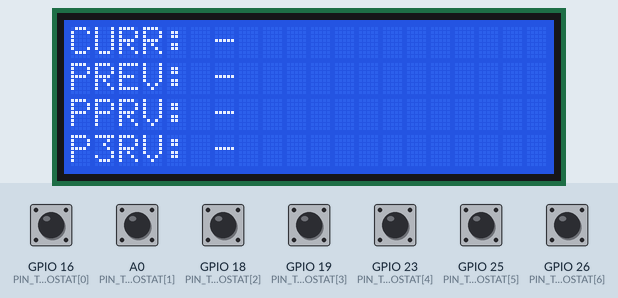
Bench run of a sketch on a simulated ESP8266 (NodeMCU). Shown: 20×4 character LCD. Inputs (shaded band) come from the test bench; at power-on: A0 (PIN_THERMOSTAT[1]), GPIO 16 (PIN_THERMOSTAT[0]), GPIO 18 (PIN_THERMOSTAT[2]), GPIO 19 (PIN_THERMOSTAT[3]), GPIO 23 (PIN_THERMOSTAT[4]), GPIO 25 (PIN_THERMOSTAT[5]), GPIO 26 (PIN_THERMOSTAT[6]) HIGH. What the sketch prints to the serial monitor is not drawn.

Above: at 1.2 s.
1.3 s: GPIO 16 (PIN_THERMOSTAT[0]) pulled LOW for 1 s
At 4.2 s:
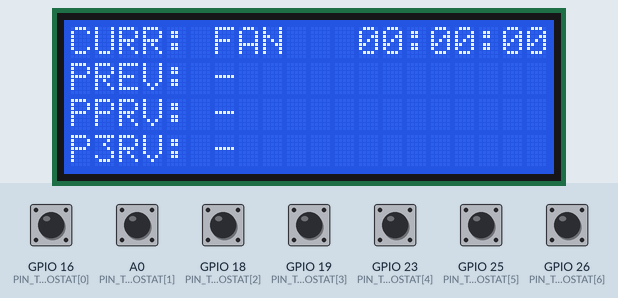
5.3 s: GPIO 19 (PIN_THERMOSTAT[3]) pulled LOW for 1 s
At 9.0 s:
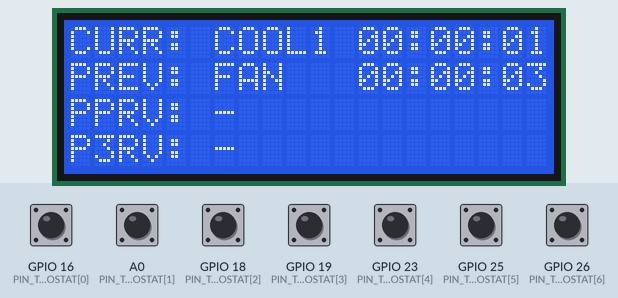
9.3 s: GPIO 25 (PIN_THERMOSTAT[5]) pulled LOW for 1 s
At 13.1 s:
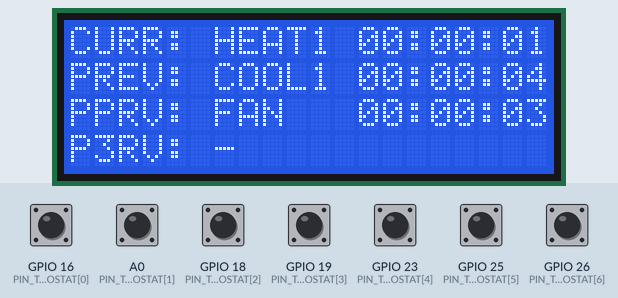
13.3 s: GPIO 23 (PIN_THERMOSTAT[4]) pulled LOW for 1 s
At 17.1 s:
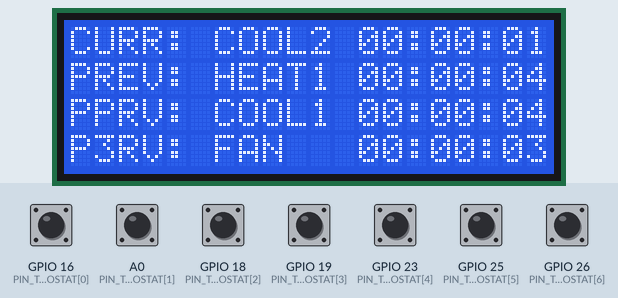
17.3 s: GPIO 26 (PIN_THERMOSTAT[6]) pulled LOW for 1 s
At 20.9 s:
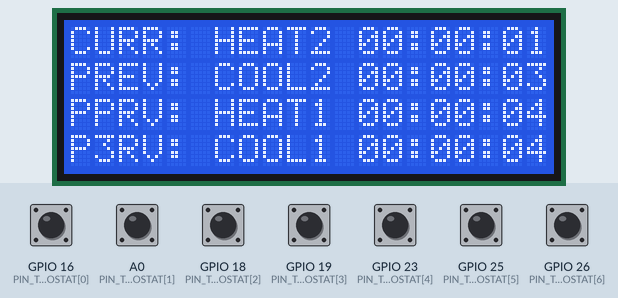
21.3 s: GPIO 16 (PIN_THERMOSTAT[0]) pulled LOW for 1 s
At 27.9 s:
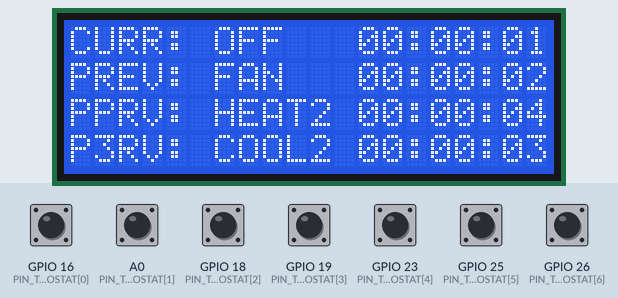
Timing chart, 0 to 29.0 s (numbered marks = the images above; inputs shaded):
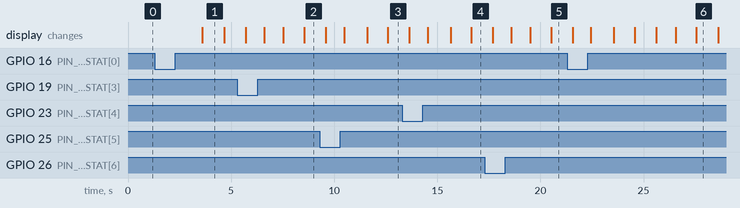

The sketch:

wirestat.ino
```cpp
// (licence header left out)
#include <IRremoteESP8266.h>
#include <IRsend.h>
#include <LiquidCrystal_I2C.h>

const uint16_t PIN_IR_TRANSMITTER = 5;
const uint16_t PIN_SDA = 21;
const uint16_t PIN_SCL = 22;
const uint16_t PIN_THERMOSTAT[] = {
  16 /* G1 */,
  17 /* G2 */,
  18 /* G3 */,
  19 /* Y1 */,
  23 /* Y2 */,
  25 /* W1 */,
  26 /* W2 */
};

const int DEBOUNCE_INTERVAL_MS = 2000;

long long PIN_LAST_ACTIVE[] = {
  -DEBOUNCE_INTERVAL_MS /* G1 */,
  -DEBOUNCE_INTERVAL_MS /* G2 */,
  -DEBOUNCE_INTERVAL_MS /* G3 */,
  -DEBOUNCE_INTERVAL_MS /* Y1 */,
  -DEBOUNCE_INTERVAL_MS /* Y2 */,
  -DEBOUNCE_INTERVAL_MS /* W1 */,
  -DEBOUNCE_INTERVAL_MS /* W2 */
};

const int G1 = 0;
const int G2 = 1;
const int G3 = 2;
const int Y1 = 3;
const int Y2 = 4;
const int W1 = 5;
const int W2 = 6;

const int CALL_UNKNOWN = 0;
const int CALL_OFF = 1;
const int CALL_FAN = 2;
const int CALL_COOL_STAGE_1 = 3;
const int CALL_COOL_STAGE_2 = 4;
const int CALL_HEAT_STAGE_1 = 5;
const int CALL_HEAT_STAGE_2 = 6;

const int LCD_COLUMNS = 20;
const int LCD_ROWS = 4;
const int LCD_ADDRESS = 0x27;

/*
  The number of calls to store. Must be at least 2 to store
  - the candidate call and
  - the active call
*/
const int CALL_HISTORY = 5;

/*
  History of the last ${CALL_HISTORY} calls:

  call[0]: the candidate call (that might be promoted to active or replaced with the next candidate call)
  call[1]: the active call
  call[2]: the previous call
  call[3]: the pre-previous call
  ...
*/
int call[CALL_HISTORY];

/*
  The timestamps when the calls started.
*/
unsigned long callStart[CALL_HISTORY];

const int CALL_IDX_CAND = 0;
const int CALL_IDX_ACTIVE = 1;
const int CALL_IDX_PREV = 2;
const int CALL_IDX_PPRV = 3;
const int CALL_IDX_P3RV = 4;

const unsigned long RESEND_INTERVAL =  1UL *  1UL * 15UL * 60UL * 1000UL; // 15 minutes
const unsigned long REBOOT_INTERVAL =  7UL * 24UL * 60UL * 60UL * 1000UL; // 7 days

unsigned long lastMessageSentAt = 0;

IRsend irsend(PIN_IR_TRANSMITTER);
LiquidCrystal_I2C lcd(0x27, LCD_COLUMNS, LCD_ROWS);

//
// The following codes have been recorded using https://github.com/crankyoldgit/IRremoteESP8266
//
const uint64_t MR_COOL_GEN4_OFF =                 0xA10C7EFFFFF3;
const uint64_t MR_COOL_GEN4_FAN_LOW =             0xA18C7EFFFF73;
const uint64_t MR_COOL_GEN4_COOL_75F_FAN_LOW =    0xA1886DFFFF6D;
const uint64_t MR_COOL_GEN4_COOL_75F_FAN_MEDIUM = 0xA1906DFFFF7D;
const uint64_t MR_COOL_GEN4_HEAT_75F_FAN_LOW =    0xA18B6DFFFF6F;
const uint64_t MR_COOL_GEN4_HEAT_75F_FAN_HIGH =   0xA19B6DFFFF77;


void setup() {
  irsend.begin();
  Serial.begin(115200, SERIAL_8N1);
  for (int i = 0; i < sizeof call / sizeof call[0]; i++) {
    call[i] = CALL_UNKNOWN;
    callStart[i] = 0;
  }
  for (int i = 0; i < sizeof PIN_THERMOSTAT / sizeof PIN_THERMOSTAT[0]; i++) {
    pinMode(PIN_THERMOSTAT[i], INPUT_PULLUP);
  }
  lcd.init();
  lcd.backlight();
  lcd.clear();
}

void loop() {
  readThermostat();
  displayCallHistory();

  // reboot every week
  if (millis() >= REBOOT_INTERVAL) {
    ESP.restart();
  }

  // repeat current call every 15 minutes since the transmission is not 100% reliable
  if (millis() - lastMessageSentAt >= RESEND_INTERVAL) {
    sendMessage();
  }

  delay(100);
}

void readThermostat() {
  bool callG1 = checkThermostatPin(G1);
  bool callG2 = checkThermostatPin(G2);
  bool callG3 = checkThermostatPin(G3);
  bool callY1 = checkThermostatPin(Y1);
  bool callY2 = checkThermostatPin(Y2);
  bool callW1 = checkThermostatPin(W1);
  bool callW2 = checkThermostatPin(W2);

  if (!callG1 && !callY1 && !callY2 && !callW1 && !callW2) {
    processCallFromThermostat(CALL_OFF);
    return;
  }
  if (callG1 && !callY1 && !callY2 && !callW1 && !callW2) {
    processCallFromThermostat(CALL_FAN);
    return;
  }
  if (callY1 && !callY2) {
    processCallFromThermostat(CALL_COOL_STAGE_1);
    return;
  }
  if (callY2) {
    processCallFromThermostat(CALL_COOL_STAGE_2);
    return;
  }
  if (callW1 && !callW2) {
    processCallFromThermostat(CALL_HEAT_STAGE_1);
    return;
  }
  if (callW2) {
    processCallFromThermostat(CALL_HEAT_STAGE_2);
    return;
  }
}

void displayCallHistory() {
  displayCall(0, CALL_IDX_ACTIVE, "CURR");
  displayCall(1, CALL_IDX_PREV, "PREV");
  displayCall(2, CALL_IDX_PPRV, "PPRV");
  displayCall(3, CALL_IDX_P3RV, "P3RV");
}

void displayCall(int line, int callIndex, String prefix) {
  lcd.setCursor(0, line);
  switch (call[callIndex]) {
    case CALL_OFF:
      lcd.print(prefix + ": OFF  ");
      break;
    case CALL_FAN:
      lcd.print(prefix + ": FAN  ");
      break;
    case CALL_COOL_STAGE_1:
      lcd.print(prefix + ": COOL1");
      break;
    case CALL_COOL_STAGE_2:
      lcd.print(prefix + ": COOL2");
      break;
    case CALL_HEAT_STAGE_1:
      lcd.print(prefix + ": HEAT1");
      break;
    case CALL_HEAT_STAGE_2:
      lcd.print(prefix + ": HEAT2");
      break;
    default:
      lcd.print(prefix + ": -    ");
      break;
  }
  lcd.setCursor(12, line);
  lcd.print(formatTime(callStart[callIndex], callIndex == CALL_IDX_ACTIVE ? millis() : callStart[callIndex - 1]));
}

bool checkThermostatPin(int pinIndex) {
  bool active = 0 == digitalRead(PIN_THERMOSTAT[pinIndex]);
  if (active) {
    PIN_LAST_ACTIVE[pinIndex] = millis();
  }
  /*
    If there was at least one call within the last ${DEBOUNCE_INTERVAL_MS} milliseconds, consider the pin to be called.

    The AC waveform that is fed into the optoinsulator results in intermittent false negatives when treating
    the output as digital signal. The time based heuristic eliminates the need for a capacitor to smoothen the
    output signal.
  */
  return (millis() - PIN_LAST_ACTIVE[pinIndex]) < DEBOUNCE_INTERVAL_MS;
}

void processCallFromThermostat(int callFromThermostat) {
  /*
    A newly detected call from the thermostat is first treated as a "candidate call".

    Let's consider an example to understand the purpose of candidate calls:

    t=  0: thermostat calls for off
    t=100: thermostat calls for COOL Stage 2 (Y1 + Y2)

    The AC waveform that is fed into the optoinsulators and the timing of code executed can result in the following
    calls from the thermostat to be observed:

    t=  1: wirestat detects call OFF          (all pins inactive)
    t=101: wirestat detects call COOL Stage 1 (Y1 active / Y2 inactive)
    t=102: wirestat detects call COOL Stage 2 (Y1 active / Y2 active)

    The thermostat never calls for COOL Stage 1. However, wirestat detects this call because there is a moment in time
    where it reads Y1 as active and Y2 as inactive. Shortly afterwards, Y2 reads as active and the intended call
    (COOL Stage 2) is detected.

    Treating newly detected calls as candidates allows wirestat to filter out "phantom calls" like COOL Stage 1 in the
    above example.
  */
  if (call[CALL_IDX_CAND] != callFromThermostat) {

    call[CALL_IDX_CAND] = callFromThermostat;
    callStart[CALL_IDX_CAND] = millis();

  } else {

    /*
      If the candidate call is detected for a time period longer than ${DEBOUNCE_INTERVAL_MS}, it is promoted to be the
      next active call.
    */
    bool promoteCandidateToActive = call[CALL_IDX_CAND] != call[CALL_IDX_ACTIVE] &&
      (millis() - callStart[CALL_IDX_CAND] > DEBOUNCE_INTERVAL_MS);
    if (promoteCandidateToActive) {

      /*
        Shift the history to make room for the new active call.
      */
      for (int i = CALL_HISTORY - 1; i >= 2; i--) {
        call[i] = call[i - 1];
        callStart[i] = callStart[i - 1];
      }

      /*
        Promote the candidate to active.
      */
      call[CALL_IDX_ACTIVE] = call[CALL_IDX_CAND];
      callStart[CALL_IDX_ACTIVE] = millis();

      /*
        Send new active call to the indoor unit.
      */
      sendMessage();
    }
  }
}

void sendMessage() {
    lastMessageSentAt = millis();
    switch (call[CALL_IDX_ACTIVE]) {
      case CALL_OFF:
        Serial.println("Sending message for CALL_OFF.");
        irsend.sendMidea(MR_COOL_GEN4_OFF);
        break;
      case CALL_FAN:
        Serial.println("Sending message for FAN.");
        irsend.sendMidea(MR_COOL_GEN4_FAN_LOW);
        break;
      case CALL_COOL_STAGE_1:
        Serial.println("Sending message for COOL_STAGE_1.");
        irsend.sendMidea(MR_COOL_GEN4_COOL_75F_FAN_LOW);
        break;
      case CALL_COOL_STAGE_2:
        Serial.println("Sending message for COOL_STAGE_2.");
        irsend.sendMidea(MR_COOL_GEN4_COOL_75F_FAN_MEDIUM);
        break;
      case CALL_HEAT_STAGE_1:
        Serial.println("Sending message for HEAT_STAGE_1.");
        irsend.sendMidea(MR_COOL_GEN4_HEAT_75F_FAN_LOW);
        break;
      case CALL_HEAT_STAGE_2:
        Serial.println("Sending message for HEAT_STAGE_2.");
        irsend.sendMidea(MR_COOL_GEN4_HEAT_75F_FAN_HIGH);
        break;
  }
}

String formatTime(unsigned long start, unsigned long end) {
  if (start == 0) {
    return "        ";
  }
  unsigned long seconds = (end - start) / 1000;
  unsigned long minutes = seconds / 60;
  unsigned long hours = minutes / 60;

  seconds = seconds % 60;
  minutes = minutes % 60;
  hours = hours % 24;

  char timeString[9];  // HH:MM is 5 characters + null terminator
  sprintf(timeString, "%02lu:%02lu:%02lu", hours, minutes, seconds);

  return String(timeString);
}
```

Measured:
- after the input at 1.3 s, the display: changes after 2.3 s (image 1)
- what the display in image 1 shows lasts 1.1 s, from 3.6 s to 4.7 s
